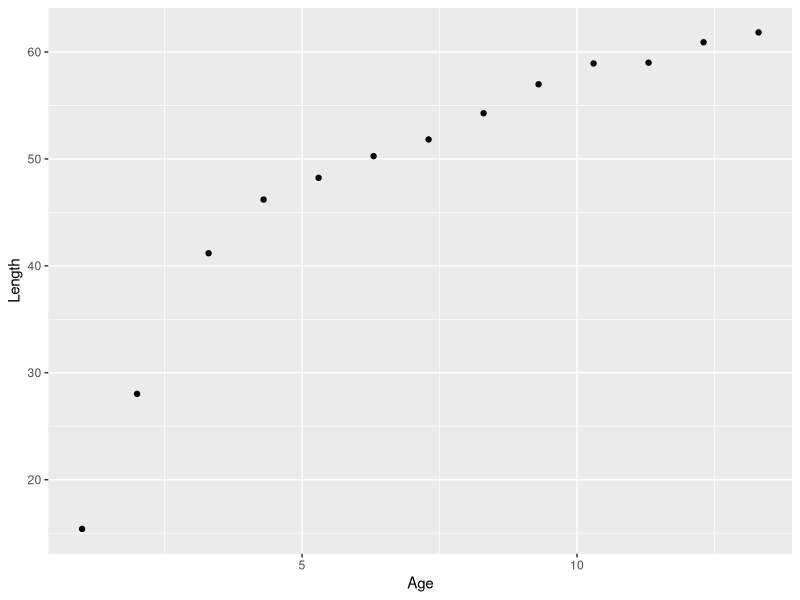
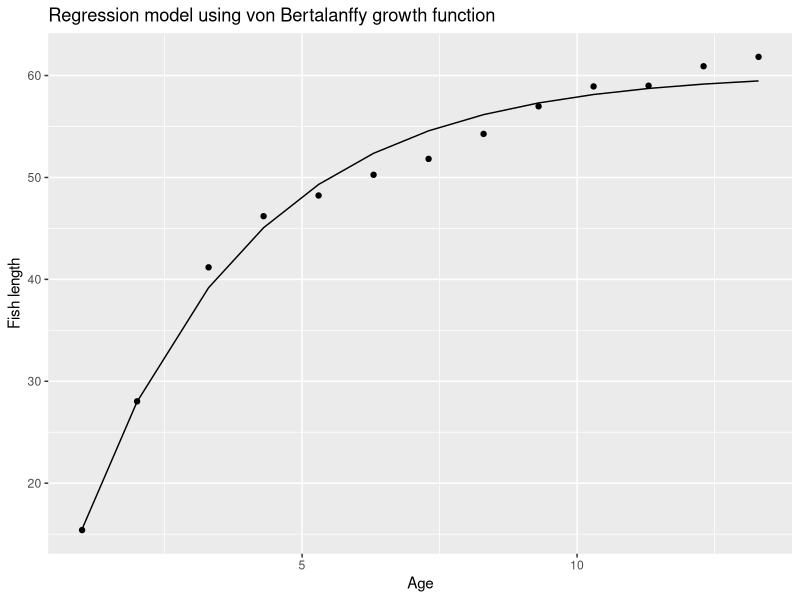

The R script that drew these images, in order:
## ---- chunk 1
library(knitr)
library(ggplot2)

Age = c(1,2,3.3,4.3,5.3,6.3,7.3,8.3,9.3,10.3,11.3,12.3,13.3)
Length = c(15.4,28.03,41.18,46.2,48.23,50.26,51.82,54.27,56.98,58.93,59,60.91,61.83)

kable(cbind(Age, Length), col.names = c("Age (year)", "Female mean length (cm)"))
## ---- chunk 2
dataset = data.frame(Age, Length) # combine the data
colnames(dataset) <- c("Age", "Length") # rename the columns for plotting
ggplot(dataset, aes(x = Age, y = Length)) +
    geom_point()
## ---- chunk 3
VBGF <-function(x, Linf, K, t0){
    y = Linf * (1 - exp(-K * (x - t0)))
    return(y)
}
## ---- chunk 4
lognormal_like = function(x, y, Linf, K, t0, Out){   # function(Linf,K,t0,Out){
    
    Like = numeric(length(y))
    NLL = numeric(length(y))
    ypred = VBGF(x, Linf, K, t0)
    Dev2 = (log(Length/ypred)) ^ 2
    sigma = sqrt(mean(Dev2))
    
    for (i in 1:length(Age)){ 
        Like[i] = (1 / (x[i] * sqrt(2 * pi) * sigma)) * exp(-Dev2[i] / (2 * sigma ^ 2))
        NLL[i] = -log(Like[i])
    }
    
    if(Out==T) cat(sum(NLL),Linf,K,t0,"\n")
    
        Outs <- NULL
        Outs$Pred <- ypred
        Outs$Length <- Length
        Outs$Dev2 <- Dev2
        Outs$sigma <- sigma
        Outs$Like <- Like
        Outs$NLL <- NLL 
        Outs$Obj <- sum(NLL)
        
    return(Outs)
}
## ---- chunk 5
obj_function = function(theda, ...){ 
    Outs <- lognormal_like(Linf = theda[1], K = theda[2], t0 = theda[3], ...)
    obj <- Outs$Obj 
    return(obj)
}
## ---- chunk 6
Model = optim(c(100, 0.2, 0), obj_function, x = Age, y = Length, Out = F, hessian = T)
## ---- chunk 7
# Print the likelihood value and predicted value based on the MLE estimates  
pars <- Model$par
Model_output <- lognormal_like(Age, Length, pars[1], pars[2], pars[3], Out=T)
print(Model_output)

sd <- sqrt(diag(solve(Model$hessian)))
Model_result <- cbind(pars, sd)
rownames(Model_result) <- c("L inf", "K", "t0")

kable(Model_result, col.names = c("Estimated parameters", "Standard deviation"), caption = "Model for female fish body length", digits = 3)


# MLE estimation and Experiment data
dataset = data.frame(Age, Length, VBGF(Age, pars[1], pars[2], pars[3]))
colnames(dataset) <- c("Age", "Actual length", "Esimated length")

ggplot(dataset, aes(x = Age)) +
    geom_point(aes(y = `Actual length`)) +
    geom_line(aes(y = `Esimated length`)) +
    labs(title = "Regression model using von Bertalanffy growth function", y = "Fish length")
